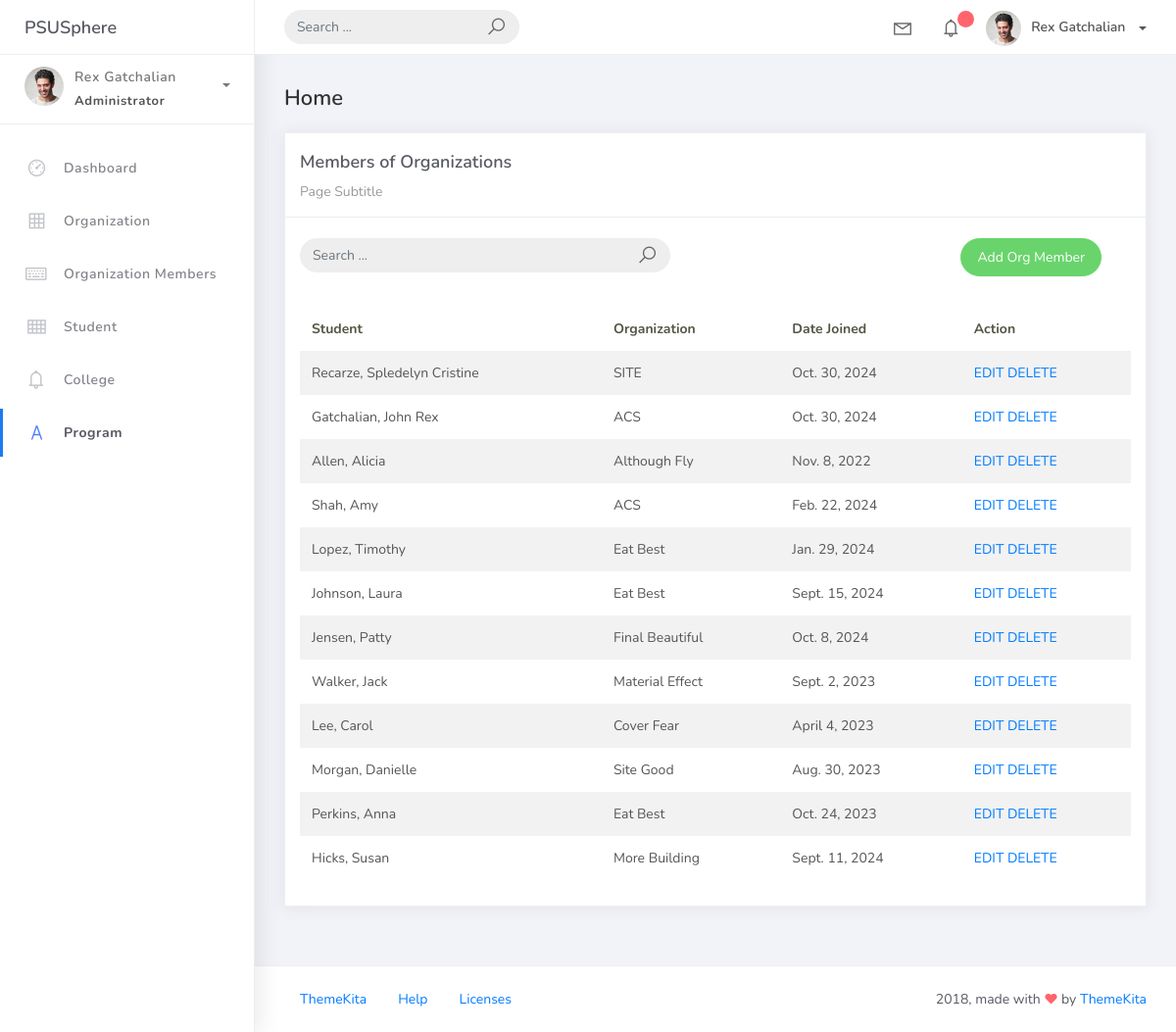
Page /org_mem/ on the earlier database version.
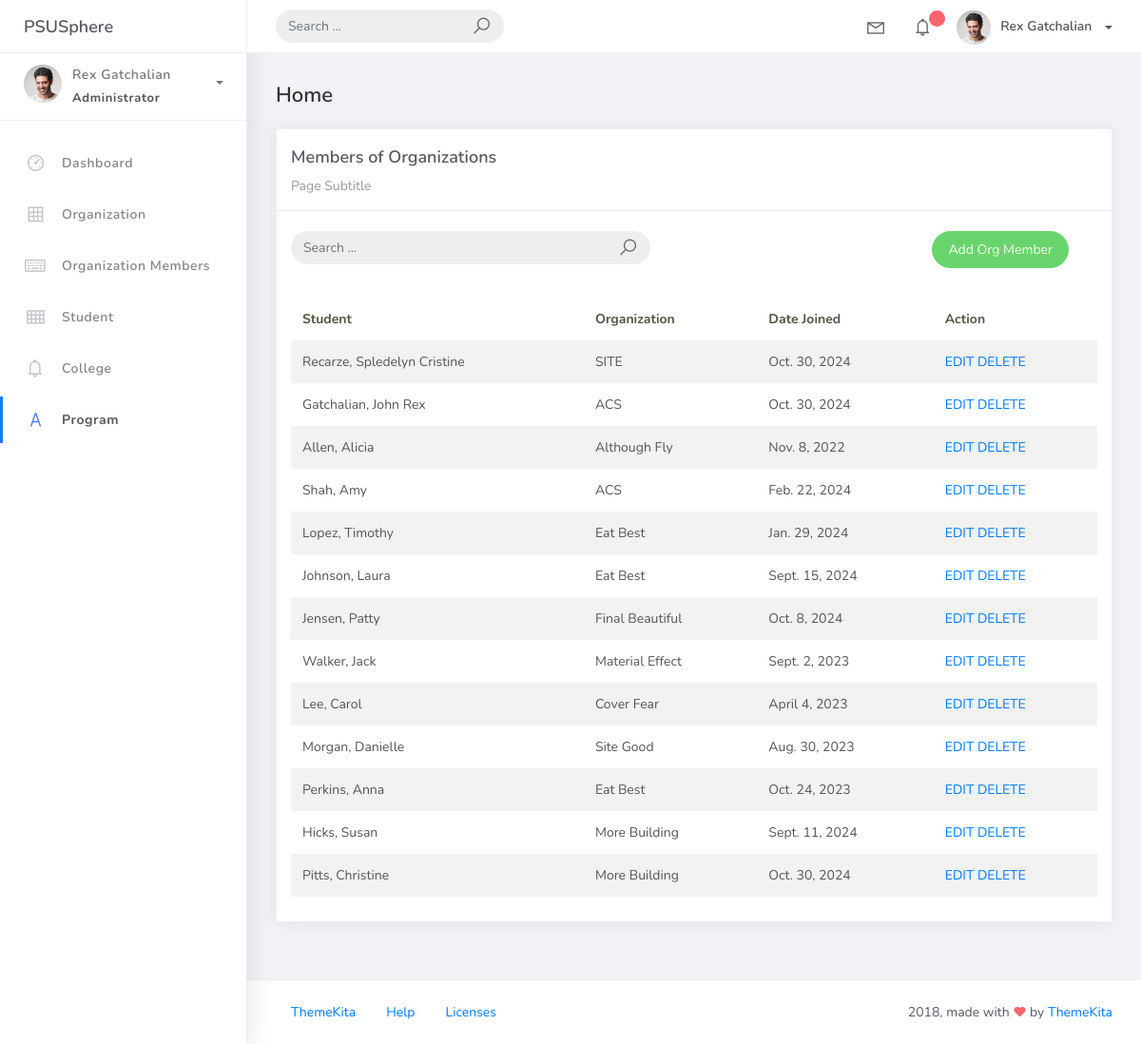
Same page on the later database version.
### psusphere/models.py (models this page shows, shortened)
class BaseModel(models.Model):
    created_at = models.DateTimeField(auto_now_add=True, db_index=True)
    updated_at = models.DateTimeField(auto_now=True)
    class Meta:
        abstract = True

class OrgMember(BaseModel):
    student = models.ForeignKey(Student, on_delete=models.CASCADE)
    organization = models.ForeignKey(Organization, on_delete=models.CASCADE)
    date_joined = models.DateField()

class Student(BaseModel):
    student_id = models.CharField(max_length=15)
    lastname = models.CharField(max_length=25)
    firstname = models.CharField(max_length=25)
    middlename = models.CharField(max_length=25, blank=True, null=True)
    program = models.ForeignKey(Program, on_delete=models.CASCADE)
    college = models.ForeignKey(College, on_delete=models.CASCADE, default=1)
    def __str__(self):
        return f"{self.lastname}, {self.firstname}"

class Organization(BaseModel):
    name = models.CharField(max_length=250)
    college = models.ForeignKey(College, null=True, blank=True, on_delete=models.CASCADE)
    description = models.CharField(max_length=500)
    def __str__(self):
        return self.name

### psusphere/views.py (the view)
# urls.py: path('org_mem/', OrgMemberList.as_view(), name="org_mem"),
class OrgMemberList(ListView):
    model = OrgMember
    context_object_name = "org_mem"
    template_name = "org_mem.html"
    paginated = 2
    def get_queryset(self, *args, **kwargs):
        qs = super(OrgMemberList, self).get_queryset(*args, **kwargs)
        if self.request.GET.get('q') != None:
            query = self.request.GET.get('q')
            qs = qs.filter(
                Q(organization__name__icontains=query)|
                Q(date_joined__icontains=query)
                )
        return qs

### projectsite/templates/org_mem.html (shortened to what this page needs)
{% extends 'base.html' %}
{% load static %}
{% block content %}
<div class="content">
    <div class="container-fluid">
        <h4 class="page-title">Home</h4>
        <div class="row">
            <div class="col-md-12">
                <div class="card">
                    <div class="card-header">
                        <div class="card-title">Members of Organizations</div>
                        <div class="card-category">Page Subtitle</div>
                    </div>
                    <br>
                    <div class="col-md-12 row">
                        <div class="col-md-6">
                            <form class="navbar-left navbar-form nav-search mr-md-3" action="{% url 'org_mem' %}">
                                <div class="input-group">
                                    <input type="text" placeholder="Search ..." class="form-control" name="q" value="{{request.GET.q}}"/>
                                    <div class="input-group-append">
                                        <span class="input-group-text">
                                            <i class="la la-search search-icon"></i>
                                        </span>
                                    </div>
                                </div>
                            </form>
                        </div>
                        <div class="col-md-6">
                            <div class="pull-right">
                                <a href="{% url 'orgmem_add' %}" class="btn btn-success btn-rounded">Add Org Member</a>
                            </div>
                        </div>
                </div>
                    <div class="card-body">
                        <table class="table table-striped mt-3">
                            <thead>
                                <tr>
                                    <th scope="col">Student</th>
                                    <th scope="col">Organization</th>
                                    <th scope="col">Date Joined</th>
                                    <th scope="col">Action</th>
                                </tr>
                            </thead>
                            <tbody>
                                {% for object in object_list %}
                                    <tr>
                                        <td>{{ object.student }}</td>
                                        <td>{{ object.organization }}</td>
                                        <td>{{ object.date_joined }}</td>
                                        <td><a href="#">EDIT</a>
                                            <a href="#">DELETE</a>
                                        </td>
                                    </tr>
                                {% endfor %}
                            </tbody>
                        </table>
                    </div>
                </div>
            </div>
        </div>
    </div>
</div>
{% endblock %}

Differences in the rows shown:
added OrgMember: student "Pitts, Christine", organization "More Building", date_joined "Oct. 30, 2024"
